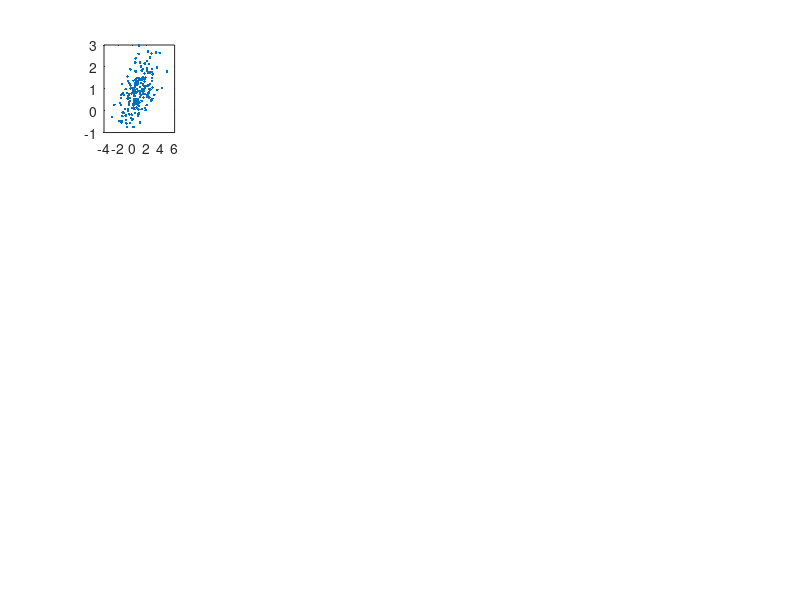

Recreate this plot in MATLAB. (Note: this script raises an error after producing the figure.)
% Toy example about how to compare general linear models using variational
% Bayesian inference as implemented in the VBA toolbox. In particular we
% show (i) how this approach handles models with different number of
% parameters and (ii) how random-effect is taken into account in group
% studies.
%
% Maxime Maheu, 06/2018

%% Simulate data from a group of subjects
%  ======================================

% For the sake of reproducbility, initialize the random generator
rng('default');

% Define dimensionality of the problem
nObs   = 200; % data dimension
nParam = [1, 3]; % parameters dimension
SubMod = [ones(1,17), ones(1,3)+1]; % repartition of models across subjects
nSub   = numel(SubMod); % number of subjects

% Define SNR options
nv = 1; % noise variance
sp = 1; % signal power

% Prepare the output variables
X    = NaN(nObs,max(nParam)+1,nSub);
Yhat = NaN(nObs,nSub,2);
Y    = NaN(nObs,nSub);

% For each subject
for iSub = 1:nSub
    
    % Create ubject-specific design matrix
    X(:,:,iSub) = [ones(nObs, 1), randn(nObs, max(nParam))];
    
    % Define subject-specific beta parameters
    b = sqrt(sp) * rand(max(nParam)+1, 1);
    
    % Simulate observations based on the design matrix and the (hidden)
    % beta parameters
    for iMod = 1:2
        Yhat(:,iSub,iMod) = X(:,1:nParam(iMod)+1,iSub) * b(1:nParam(iMod)+1);
    end

    % Generate some noise
    noise = sqrt(nv) * randn(nObs,1);
    
    % Generate simulated observations based on all or serveral predictors
    % depending on the subject (i.e. depending on the chosen generative
    % model for that particular subject)
    Y(:,iSub) = Yhat(:,iSub,SubMod(iSub)) + noise;
end

% Display simulated data
figure('Name', 'Simulated data', 'Units', 'Normalized', 'Position', [0.2 0.2 0.3 0.6]);
for iSub = 1:nSub
    
    % Data versus preditions from model 1
    subplot(4,5,iSub);
    plot(Y(:,iSub), Yhat(:,iSub,1), '.'); lsline;
    ylim([min(Yhat(:)), max(Yhat(:))]);
    
    % Data versus preditions from model 2
    yyaxis('right');
    plot(Y(:,iSub), Yhat(:,iSub,2), '.'); lsline;
    ylim([min(Yhat(:)), max(Yhat(:))]);
    xlim([min(Y(:)), max(Y(:))]);
end

%% Fit two simple models to the data of each subject
%  =================================================

% Whether to infer the priors from the data:
%   - >> empbayes = true; % estimate priors using empirical Bayes
%   - >> empbayes = false; % rely on user-defined priors
%   - >> empbayes = []; % rely on the frequentist limit 
empbayes = false;

% Rely on the frequentist limit to estimate the log-evidence of a GLM
% ~~~~~~~~~~~~~~~~~~~~~~~~~~~~~~~~~~~~~~~~~~~~~~~~~~~~~~~~~~~~~~~~~~~
if isempty(empbayes)
    
% Prepare the output variable
L = NaN(2,nSub);

% For each subject
for iSub = 1:nSub
    
    % For each model
    for iMod = 1:2
        
        % Get the number of parameters of that model
        np = nParam(iMod) + 1;
        
        % Get (simulated) observations from that subject
        y = Y(:,iSub);
        
        % Get (simulated) subject's design matrix
        x = X(:,1:nParam(iMod)+1,iSub);
        
        % Use a frequentist limit to estimate the log-evidence
        L(iMod,iSub) = lev_GLM(y, x);
    end
end

% Use manually defined priors
% ~~~~~~~~~~~~~~~~~~~~~~~~~~~
elseif ~empbayes

% Prepare output variables
post = cell(2,nSub); % posterior over parameters
out  = cell(2,nSub); % quality of fit

% For each subject
for iSub = 1:nSub
    
    % Observations to be explained
    y = Y(:,iSub);
    
    % For each model
    for iMod = 1:2
        np = nParam(iMod)+1;
        
        % Define predictions 
        options                 = [];
        options.inG.X           = X(:,1:np,iSub);
        
        % Whether to display 
        options.DisplayWin      = 0;
        options.verbose         = 1;
        
        % Define prior beliefs
        options.priors.muPhi    = ones(np,1)./2;
        options.priors.SigmaPhi = eye(np);
        
        % Define the number of evolution/observation parameters to estimate
        dim                     = [];
        dim.n_phi               = np;
        dim.n_theta             = 0;
        dim.n                   = 0;
        
        % Run the fitting routine
        [post{iMod,iSub}, out{iMod,iSub}] = ...
            VBA_NLStateSpaceModel(y, [], [], @g_GLM, dim, options);
    end
end

% Use free energy as a 
L = cellfun(@(x) x.F, out);

% Estimate priors using empirical Bayes
% ~~~~~~~~~~~~~~~~~~~~~~~~~~~~~~~~~~~~~
elseif empbayes

% Data to explain
y = mat2cell(Y, nObs, ones(1, nSub));

% Prepare output variables
p_sub = cell(1,2); p_gp = cell(1,2); % posterior over parameters
o_sub = cell(1,2); o_gp = cell(1,2); % quality of fit

% For each model
for iMod = 1:2
    np = nParam(iMod)+1;
        
    % Specify the dimensions of the problem
    dim         = []; % empty variable
    dim.n_phi   = np; % number of observation parameters
    dim.n       = 0;  % number of hidden states
    dim.n_theta = 0;  % number of evolution parameters
    dim.n_t     = 1;  % number of time samples
    
    % Define minimal options
    options             = [];
    options.DisplayWin  = 0;
    options.verbose     = 0;
    options             = repmat({options}, [nSub,1]);
    optiongp            = [];
    optiongp.DisplayWin = 0;
    optiongp.verbose    = 1;
    
    % Explaining variable: position of the observation post-change-point
    for iSub = 1:nSub, options{iSub}.inG.X = X(:,1:np,iSub); end
    
    % Run the fitting routine while infering priors from the data using
    % empirical Bayes
    [p_sub{iMod}, o_sub{iMod}, p_gp{iMod}, o_gp{iMod}] = ...
        VBA_MFX(y, [], [], @g_GLM, dim, options, [], optiongp);
end

% Use the free energy as an approximation of the log-evidence
out = [o_sub{:}]';
L = cellfun(@(x) x.F, out);

end

%% Perform a Bayesian Model Selection to identify the best model across subjects
%  =============================================================================

% Perform the BMS using random effects
options = [];
options.DisplayWin = 0;
[posterior, output] = VBA_groupBMC(L, options);

% Compute the protected exceedance probabilities
output.pep = (1-output.bor)*output.ep + output.bor/length(output.ep);

%% Compare RFX and FFX bayesian inference
%  ======================================

% Prepare a new window
figure('Name', 'BMS results', 'Units', 'Normalized', 'Position', [0.5 0.2 0.3 0.6]);

% Random effects
% ~~~~~~~~~~~~~~

% Subject-specific model attribution
subplot(3,2,1);
barh(1:nSub, posterior.r', 1, 'stacked');
axis([0, 1, 1/2, nSub+1/2]);
xlabel('p(M_i|y)');
ylabel('Subject #');
legend({'M_1', 'M_2'});
title({'RFX', 'Model attribution'});

% Dirichlet distribution
subplot(3,2,3);
pgrid = linspace(0, 1, 1001);
dist = betapdf(pgrid, posterior.a(1), posterior.a(2));
fill([pgrid(pgrid >= 1/2), fliplr(pgrid(pgrid >= 1/2))], ...
    [dist(pgrid >= 1/2), zeros(1, sum(pgrid >= 1/2))], 'k', ...
    'FaceColor', ones(1,3)./2); hold('on');
plot(pgrid, dist, 'k-');
plot(ones(1,2)/2, ylim, 'k--');
set(gca, 'Box', 'Off');
xlabel('r_1');
ylabel('p(r_1|y)');
title('Dirichlet density describing the probability of M_1');

% Model frequencies and (protected) exceedance probabilities
subplot(3,2,5);
m = mean(posterior.r, 2);
nv = std(posterior.r, [], 2) ./ sqrt(nSub);
yyaxis('left');
bar(1:2, m); hold('on');
plot(repmat(1:2, 2, 1), (m+nv.*[-1,1])', 'k-');
plot([0,3], ones(1,2)./2, '--');
set(gca, 'XTick', 1:2, 'XTickLabel', {'M_1', 'M_2'}, 'Box', 'Off');
axis([0,3,0,1]);
ylabel('Model frequencies');
yyaxis('right'); lgd = NaN(1,2);
plot([0,3], repmat(0.95,1,2), '--'); hold('on');
lgd(1) = plot((1:2)-1/5, output.ep,  'o', 'MarkerFaceColor', 'w', 'MarkerSize', 8);
lgd(2) = plot((1:2)+1/5, output.pep, '^', 'MarkerFaceColor', 'w', 'MarkerSize', 8);
axis([0,3,0,1]);
legend(lgd, {'EP', 'PEP'});
ylabel('(protected) exceedance probabilities');
title('Key quantities');

% Fixed effects
% ~~~~~~~~~~~~~

% Individual bayes factors
subplot(3,2,2);
logBF = L(1,:)-L(2,:);
barh(1:nSub, logBF, 1, 'FaceColor', ones(1,3)./2);
set(gca, 'Box', 'Off');
axis([-max(abs(xlim)), max(abs(xlim)), 1/2, nSub+1/2]);
xlabel('log p(y|M_1) - log p(y|M_2)');
ylabel('Subject #');
title({'FFX', 'Individual (log) Bayes factor'});

% Group bayes factor
subplot(3,2,4);
m = mean(logBF);
nv = std(logBF) / sqrt(nSub);
bar(1, m, 'k'); hold('on');
plot(ones(1,2), m+nv*[-1,1], 'Color', ones(1,3)./2);
set(gca, 'XTick', [], 'Box', 'Off');
ylabel('Group-average log Bayes factor');
title('Global (log) Bayes factor');
